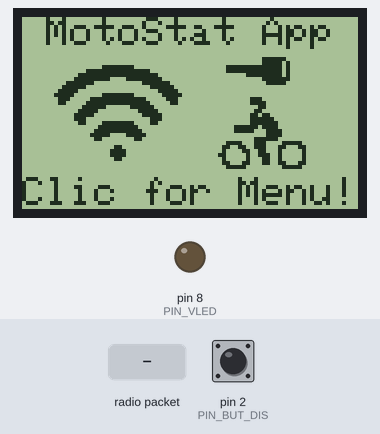
This sketch was run on a simulated Arduino Uno, built with avr-gcc and run on an emulated ATmega328P. Shown: 84×48 one-colour display, output pins drawn as LEDs (lit = HIGH). The inputs (shaded band) are chosen by the test bench; at power-on: pin 2 (PIN_BUT_DIS) HIGH. No radio packets arrive unless stated.

Above: at 1.2 s.
1.3 s: pin 2 (PIN_BUT_DIS) pulled LOW for 3.2 s
At 5.5 s:
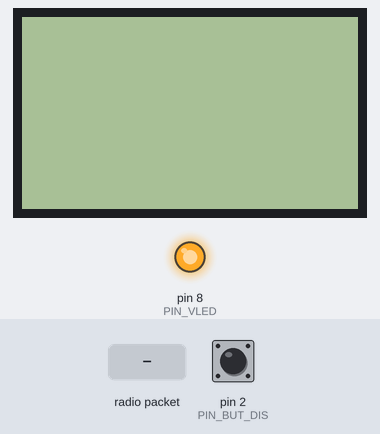
6.0 s: pin 2 (PIN_BUT_DIS) pulled LOW for 0.2 s
At 7.5 s:
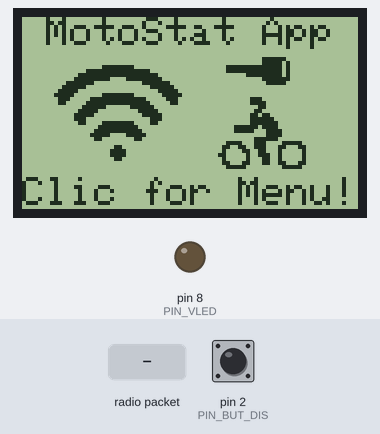
8.6 s: pin 2 (PIN_BUT_DIS) pulled LOW for 1 s
At 11.4 s:
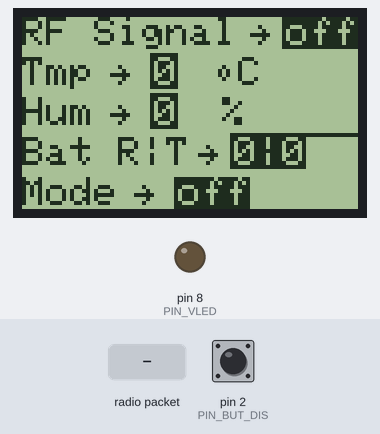
11.7 s: radio packet "1" arrives
At 13.1 s:
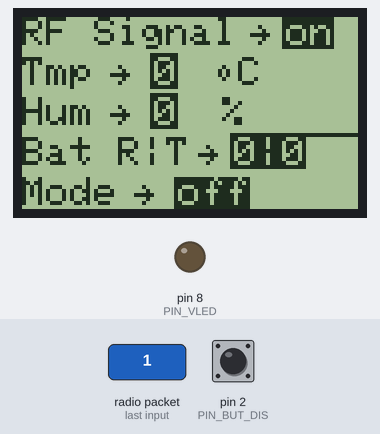
Timing chart, 0 to 18.5 s (numbered marks = the images above; inputs shaded):
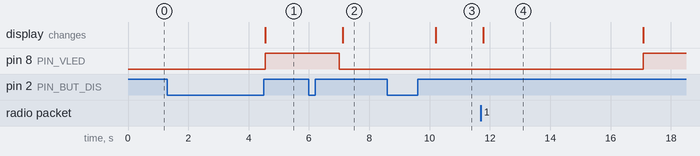

Measured:
- after the input at 1.3 s, pin 8 (PIN_VLED): LOW → HIGH after 3.2 s; the display: changes after 3.2 s (image 1)
- after the input at 6.0 s, pin 8 (PIN_VLED): HIGH → LOW after 1.0 s; the display: changes after 1.1 s (image 2)
- after the input at 8.6 s, the display: changes after 1.6 s (image 3)
- after the input at 11.7 s, the display: changes after 0.07 s (image 4)

The sketch:

app_remote_control.ino
```cpp
#include <nRF24L01.h>
#include <printf.h>
#include <RF24.h>
#include <RF24_config.h>
#include <SPI.h>

#include <Adafruit_GFX.h>
#include <Adafruit_SPITFT.h>
#include <Adafruit_SPITFT_Macros.h>
#include <gfxfont.h>
#include <Adafruit_PCD8544.h>

#include <LowPower.h>

RF24 radio(9, 10);
const uint64_t pipes[2] = {0xF0F0F0F0E1LL, 0xF0F0F0F0D2LL}; // 0xE8E8F0F0E1LL;

const int PIN_RESET = 3;  // LCD1 Reset
const int PIN_SCE = 4;    // LCD2 Chip Select
const int PIN_DC = 5;     // LCD3 Dat/Command
const int PIN_SDIN = 6;   // LCD4 Data in
const int PIN_SCLK = 7;   // LCD5 Clk
// LCD6 Vcc
const int PIN_VLED = 8;   // LCD7 Vled
// LCD8 Gnd

const int PIN_BUT_DIS = 2;

Adafruit_PCD8544 display = Adafruit_PCD8544(PIN_SCLK, PIN_SDIN, PIN_DC, PIN_SCE, PIN_RESET);

#define LOGO_MOTO_HEIGHT 30
#define LOGO_MOTO_WIDTH  32

static const unsigned char PROGMEM logo_moto_bmp[] = {
  B00000000, B00000000, B00000000, B00000000,
  B00000000, B00000001, B11111000, B00000000,
  B00000000, B00000001, B11110100, B00000000,
  B00000011, B11111111, B11110100, B00000000,
  B00000011, B11111111, B11110100, B00000000,
  B00000000, B00011111, B11110100, B00000000,
  B00000000, B00000001, B11111100, B00000000,
  B00000000, B00000000, B11111000, B00000000,
  B00000000, B00000000, B00000000, B00000000,
  B00000000, B00000000, B00000000, B00000000,
  B00000000, B00000000, B00000000, B00000000,
  B00000000, B00001110, B00000000, B00000000,
  B00000000, B00001111, B00000000, B00000000,
  B00000000, B00000011, B00000000, B00000000,
  B00000000, B00000110, B00000000, B00000000,
  B00000000, B00001101, B10000000, B00000000,
  B00000000, B00001111, B11000000, B00000000,
  B00000000, B00001111, B11100000, B00000000,
  B00000000, B11111101, B11100000, B00000000,
  B00000000, B11111000, B11110000, B00000000,
  B00000000, B00000000, B11110000, B00000000,
  B00000000, B00000111, B11100000, B00000000,
  B00000011, B11000111, B00001111, B10000000,
  B00000110, B01100111, B00011000, B11000000,
  B00000100, B00110011, B00010000, B01000000,
  B00001100, B00010011, B10010000, B01000000,
  B00000100, B00010001, B10010000, B01000000,
  B00000110, B00110001, B10011000, B11000000,
  B00000011, B11100000, B00001111, B10000000,
  B00000000, B00000000, B00000000, B00000000,
};

#define LOGO_WIFI_HEIGHT 24
#define LOGO_WIFI_WIDTH  32

static const unsigned char PROGMEM logo_wifi_bmp[] = {
  B00000000, B00001111, B11110000, B00000000,
  B00000000, B11111111, B11111111, B00000000,
  B00000011, B11111111, B11111111, B11000000,
  B00000111, B11111100, B00111111, B11100000,
  B00011111, B11000000, B00000011, B11111000,
  B00111111, B00000000, B00000000, B11111100,
  B01111100, B00000000, B00000000, B00111110,
  B11111000, B00001111, B11110000, B00011111,
  B01110000, B01111111, B11111110, B00001110,
  B01100000, B11111111, B11111111, B00000110,
  B00000001, B11111000, B00011111, B10000000,
  B00000011, B11100000, B00000111, B11000000,
  B00000111, B11000000, B00000011, B11100000,
  B00000111, B00000000, B00000000, B11100000,
  B00000011, B00001111, B11110000, B11000000,
  B00000000, B00011111, B11111000, B00000000,
  B00000000, B00111111, B11111100, B00000000,
  B00000000, B01111100, B00111110, B00000000,
  B00000000, B00110000, B00001100, B00000000,
  B00000000, B00000000, B00000000, B00000000,
  B00000000, B00000001, B10000000, B00000000,
  B00000000, B00000011, B11000000, B00000000,
  B00000000, B00000011, B11000000, B00000000,
  B00000000, B00000001, B10000000, B00000000,
};

#define LOGO_THIEF_HEIGHT 32
#define LOGO_THIEF_WIDTH  64

static const unsigned char PROGMEM logo_thief_bmp[] = {
  B00000000, B00000000, B00000000, B00000000, B00000000, B00000000, B00000000, B00000000,
  B00000000, B00001000, B00000000, B00000000, B00000000, B00000000, B00000000, B00000000,
  B00000000, B00000000, B00000000, B00000111, B10000000, B11110000, B00000000, B00000000,
  B00000000, B00000000, B00000000, B00001111, B11000001, B11110000, B00000000, B00000000,
  B00000000, B00000000, B10000000, B00001111, B11000001, B11111000, B00000000, B00000000,
  B00000001, B00000000, B00000000, B00000111, B10000000, B11110000, B00000000, B00000000,
  B00001111, B11000000, B00000000, B00000011, B00000000, B01100000, B00000000, B00000000,
  B00011111, B00000001, B00000000, B00000001, B11000011, B10000000, B00000000, B00000000,
  B00011110, B00000000, B00000001, B10000111, B11100111, B11000000, B00000000, B00000000,
  B00011100, B00000001, B10000100, B11111111, B11100111, B11100000, B00000000, B00000000,
  B00001000, B01000011, B00001110, B01111111, B11111111, B11110000, B00000000, B00000000,
  B00011000, B00001110, B00011111, B10000011, B11111111, B11111001, B00000000, B00000000,
  B00000011, B11111100, B00111111, B10000011, B11111111, B11111111, B00000000, B00000000,
  B00001111, B11111000, B00011111, B10000011, B11100111, B11001111, B10110000, B00000000,
  B00011111, B11000000, B00001111, B00000011, B11100111, B11001111, B11110000, B00000000,
  B00111111, B11000000, B00000010, B00000011, B11111111, B11101111, B11110000, B00000000,
  B00111111, B11000000, B00000000, B00000001, B11111111, B11110111, B11110000, B00000000,
  B01110111, B11100000, B00000000, B00001111, B11111101, B11111011, B11111111, B00000000,
  B01100111, B11110000, B00000000, B00111111, B11111111, B11011111, B01111111, B11000000,
  B11000111, B11110000, B00000000, B01110011, B11110111, B11101110, B11111001, B11100000,
  B10001111, B11111000, B00000000, B01100111, B11110111, B11111100, B11011100, B01100000,
  B00001111, B11111100, B00000000, B11000111, B11111111, B11111101, B10011100, B01110000,
  B00001111, B11111110, B00000000, B11001111, B11111111, B11111001, B10000000, B00110000,
  B00001111, B11111110, B00000000, B11000111, B11111111, B11110001, B10000000, B00110000,
  B00001111, B11111111, B00000000, B11000000, B00011000, B00000001, B10000000, B00110000,
  B00011111, B11111111, B10000000, B11100000, B00111000, B00000001, B11000000, B01110000,
  B00000111, B00001100, B00000000, B01100000, B01110000, B00000000, B11000000, B11100000,
  B00000111, B00001100, B00000000, B01111000, B11100000, B00000000, B11110001, B11000000,
  B00001110, B00001100, B00000000, B00011111, B11000000, B00000000, B01111111, B10000000,
  B00001100, B00001100, B00000000, B00000111, B00000000, B00000000, B00011110, B00000000,
  B00011000, B00001100, B00000000, B00000000, B00000000, B00000000, B00000000, B00000000,
  B00000000, B00001000, B00000000, B00000000, B00000000, B00000000, B00000000, B00000000,
};

char data[3] = "off";

bool rf = false;
int alarm = 0, mode = 0, temp = 0, hum = 0, bat1 = 0, bat2 = 0;

bool alarmON = false;

int state = 0;
unsigned long mainStart = 0;
bool mainRunning = true;

void setup(void)
{
//  Serial.begin(115200);
  pinMode(PIN_BUT_DIS, INPUT_PULLUP);

  pinMode(PIN_VLED, OUTPUT);
  digitalWrite(PIN_VLED, LOW);
  display.begin();

  radio.begin();
  radio.setDataRate(RF24_250KBPS);
  radio.setPALevel(RF24_PA_MIN);

  radio.openReadingPipe(1, pipes[0]);
  radio.openWritingPipe(pipes[1]);
  radio.startListening();

  printf_begin();
  radio.printDetails();

  mainStart = millis();
}

void loop(void)
{
  if (radio.available())
  {
    char msgRec[14];
    radio.read(msgRec, 14); // TODO: cuando está en sleep, print cosas raras
//    Serial.println(msgRec);
    String rec = msgRec;
    alarm = atoi(split(rec, '/', 0).c_str());
    mode = atoi(split(rec, '/', 1).c_str());
    temp = atoi(split(rec, '/', 2).c_str());
    hum = atoi(split(rec, '/', 3).c_str());
    bat1 = atoi(split(rec, '/', 4).c_str());
//    Serial.println("-----");
//
//    Serial.print(alarm);
//    Serial.print(" ");
//    Serial.print(mode);
//    Serial.print(" ");
//    Serial.print(temp);
//    Serial.print(" ");
//    Serial.print(hum);
//    Serial.print(" ");
//    Serial.println(bat1);
//
//    Serial.println("-----");

    rf = true;
  }

  // TODO: Read bat level

  int pul = checkButton();

  if (mainRunning && (millis() - mainStart ) >= 10000) {
    state = 1;
  }

  if (alarm == 1) {
    digitalWrite(PIN_VLED, LOW);
    state = 4;
  }

  switch (state) {
    case 0: // init display
      printInitDisplay();
      if (pul == 4) {
        state = 1;
      } else if (pul == 1) {
        state = 3;
      }
      break;
    case 1: // sleep display
      display.clearDisplay();
      display.display();
      digitalWrite(PIN_VLED, HIGH);
      state = 2;
      mainRunning = false;
      rf = false;
      break;
    case 2: // waiting for awake in sleep display
      LowPower.powerDown(SLEEP_250MS, ADC_OFF, BOD_OFF);
      if (pul == 1) {
        digitalWrite(PIN_VLED, LOW);
        mainRunning = true;
        mainStart = millis();
        state = 0;
      }
      break;
    case 3: // menu status display
      printMenuDisplay(rf, temp, hum, bat1, bat2, mode);
      if (pul == 4) {
        changeMode("off");
        state = 1;
      }else if(pul == 1){
        if(!alarmON){
          changeMode("on");
        }else{
          changeMode("sil");
        }
        alarmON = !alarmON;
      }
      break;
    case 4: // thief display
      printThiefDisplay();
      delay(300);
      display.clearDisplay();
      display.display();
      mainRunning = true;
      if (pul == 4) {
        mainStart = millis();
        state = 0;
        alarm = 0;
        changeMode("off");
      }
      break;
  }

  delay(100);
}

// ----------------------------------------------------------------------------------------------------
void changeMode(char _msg[3])
{
  data[0] = _msg[0];
  data[1] = _msg[1];
  data[2] = _msg[2];
  radio.stopListening();
  radio.write(data, sizeof data);
  radio.startListening();
}

// ----------------------------------------------------------------------------------------------------
String split(String data, char separator, int index)
{
    // spliting a string and return the part nr index
    // split by separator

    int stringData = 0;        //variable to count data part nr
    String dataPart = "";      //variable to hole the return text

    for(int i = 0; i<data.length()-1; i++) {    //Walk through the text one letter at a time

      if(data[i]==separator) {
        //Count the number of times separator character appears in the text
        stringData++;

      }else if(stringData==index) {
        //get the text when separator is the rignt one
        dataPart.concat(data[i]);

      }else if(stringData>index) {
        //return text and stop if the next separator appears - to save CPU-time
        return dataPart;
        break;

      }

    }
    //return text if this is the last part
    return dataPart;
}

// ----------------------------------------------------------------------------------------------------
void printInitDisplay() {
  display.clearDisplay();
  display.setTextSize(1);

  display.setTextColor(BLACK);
  display.setCursor(6, 0);
  display.print("MotoStat App");

  display.setCursor(0, 40);
  display.print("Clic for Menu!");

  display.drawBitmap(8, 12, logo_wifi_bmp, LOGO_WIFI_WIDTH, LOGO_WIFI_HEIGHT, BLACK);

  display.drawBitmap(45, 9, logo_moto_bmp, LOGO_MOTO_WIDTH, LOGO_MOTO_HEIGHT, BLACK);

  display.display();
}

// ----------------------------------------------------------------------------------------------------
void printMenuDisplay(bool _rf, int _tmp, int _hum, int _bat1, int _bat2, int _mod) {
  display.clearDisplay();
  display.setTextSize(1);

  // signal status display
  display.setTextColor(BLACK);
  display.setCursor(0, 0);
  display.print("RF Signal");
  display.setCursor(57, 1);
  display.write(26); // -> simbol
  display.setTextColor(WHITE, BLACK); // 'inverted' text
  display.drawPixel(65, 0, BLACK);
  display.drawPixel(65, 1, BLACK);
  display.drawPixel(65, 2, BLACK);
  display.drawPixel(65, 3, BLACK);
  display.drawPixel(65, 4, BLACK);
  display.drawPixel(65, 5, BLACK);
  display.drawPixel(65, 6, BLACK);
  display.drawPixel(65, 7, BLACK);
  display.setCursor(66, 0);
  if (_rf) {
    display.print("on");
  } else {
    display.print("off");
  }
  display.setTextColor(BLACK);

  // tmp status display
  display.setCursor(0, 10);
  display.print("Tmp");
  display.setCursor(22, 11);
  display.write(26); // -> simbol
  display.setTextColor(WHITE, BLACK);
  display.drawPixel(32, 10, BLACK);
  display.drawPixel(32, 11, BLACK);
  display.drawPixel(32, 12, BLACK);
  display.drawPixel(32, 13, BLACK);
  display.drawPixel(32, 14, BLACK);
  display.drawPixel(32, 15, BLACK);
  display.drawPixel(32, 16, BLACK);
  display.drawPixel(32, 17, BLACK);
  display.drawPixel(32, 9, BLACK);
  display.drawPixel(33, 9, BLACK);
  display.drawPixel(34, 9, BLACK);
  display.drawPixel(35, 9, BLACK);
  display.drawPixel(36, 9, BLACK);
  display.drawPixel(37, 9, BLACK);
  display.drawPixel(38, 9, BLACK);
  if (_tmp / 10 > 0) {
    display.drawPixel(39, 9, BLACK);
    display.drawPixel(40, 9, BLACK);
    display.drawPixel(41, 9, BLACK);
    display.drawPixel(42, 9, BLACK);
    display.drawPixel(43, 9, BLACK);
    display.drawPixel(44, 9, BLACK);
  }
  display.setCursor(33, 10);
  display.print(_tmp);
  display.setTextColor(BLACK);
  display.setCursor(48, 10);
  display.write(9); // º simbol
  display.setCursor(54, 10);
  display.print("C");

  // hum status display
  display.setTextColor(BLACK);
  display.setCursor(0, 20);
  display.print("Hum");
  display.setCursor(22, 21);
  display.write(26); // -> simbol
  display.setTextColor(WHITE, BLACK);
  display.drawPixel(32, 20, BLACK);
  display.drawPixel(32, 21, BLACK);
  display.drawPixel(32, 22, BLACK);
  display.drawPixel(32, 23, BLACK);
  display.drawPixel(32, 24, BLACK);
  display.drawPixel(32, 25, BLACK);
  display.drawPixel(32, 26, BLACK);
  display.drawPixel(32, 27, BLACK);
  display.drawPixel(32, 19, BLACK);
  display.drawPixel(33, 19, BLACK);
  display.drawPixel(34, 19, BLACK);
  display.drawPixel(35, 19, BLACK);
  display.drawPixel(36, 19, BLACK);
  display.drawPixel(37, 19, BLACK);
  display.drawPixel(38, 19, BLACK);
  if (_hum / 10 > 0) {
    display.drawPixel(39, 19, BLACK);
    display.drawPixel(40, 19, BLACK);
    display.drawPixel(41, 19, BLACK);
    display.drawPixel(42, 19, BLACK);
    display.drawPixel(43, 19, BLACK);
    display.drawPixel(44, 19, BLACK);
  }
  display.setCursor(33, 20);
  display.print(_hum);
  display.setTextColor(BLACK);
  display.setCursor(50, 20);
  display.print("%");

  // bat status display
  display.setCursor(0, 30);
  display.print("Bat R|T");
  display.setCursor(44, 31);
  display.write(26); // -> simbol
  display.setTextColor(WHITE, BLACK);
  display.drawPixel(52, 30, BLACK);
  display.drawPixel(52, 31, BLACK);
  display.drawPixel(52, 32, BLACK);
  display.drawPixel(52, 33, BLACK);
  display.drawPixel(52, 34, BLACK);
  display.drawPixel(52, 35, BLACK);
  display.drawPixel(52, 36, BLACK);
  display.drawPixel(52, 37, BLACK);
  display.drawPixel(52, 29, BLACK);
  display.drawPixel(53, 29, BLACK);
  display.drawPixel(54, 29, BLACK);
  display.drawPixel(55, 29, BLACK);
  display.drawPixel(56, 29, BLACK);
  display.drawPixel(57, 29, BLACK);
  display.drawPixel(58, 29, BLACK);
  display.drawPixel(59, 29, BLACK);
  display.drawPixel(60, 29, BLACK);
  display.drawPixel(61, 29, BLACK);
  display.drawPixel(62, 29, BLACK);
  display.drawPixel(63, 29, BLACK);
  display.drawPixel(64, 29, BLACK);
  display.drawPixel(65, 29, BLACK);
  display.drawPixel(66, 29, BLACK);
  display.drawPixel(67, 29, BLACK);
  display.drawPixel(68, 29, BLACK);
  display.drawPixel(69, 29, BLACK);
  display.drawPixel(70, 29, BLACK);
  display.drawPixel(71, 29, BLACK);
  display.drawPixel(72, 29, BLACK);
  display.drawPixel(73, 29, BLACK);
  display.drawPixel(74, 29, BLACK);
  display.drawPixel(75, 29, BLACK);
  display.drawPixel(76, 29, BLACK);
  display.drawPixel(77, 29, BLACK);
  display.drawPixel(78, 29, BLACK);
  display.drawPixel(79, 29, BLACK);
  display.drawPixel(80, 29, BLACK);
  display.drawPixel(81, 29, BLACK);
  display.drawPixel(82, 29, BLACK);
  display.drawPixel(83, 29, BLACK);
  display.setCursor(53, 30);
  display.print(_bat1);
  display.print("|");
  display.print(_bat2);

  // mode status display
  display.setTextColor(BLACK);
  display.setCursor(0, 40);
  display.print("Mode");
  display.setCursor(28, 41);
  display.write(26); // -> simbol
  display.setTextColor(WHITE, BLACK);
  display.drawPixel(38, 40, BLACK);
  display.drawPixel(38, 41, BLACK);
  display.drawPixel(38, 42, BLACK);
  display.drawPixel(38, 43, BLACK);
  display.drawPixel(38, 44, BLACK);
  display.drawPixel(38, 45, BLACK);
  display.drawPixel(38, 46, BLACK);
  display.drawPixel(38, 47, BLACK);
  display.setCursor(39, 40);
  if (_mod == 0) {
    display.print("off");
  } else if (_mod == 1) {
    display.print("on");
  } else if (_mod == 2) {
    display.print("sil");
  }
  display.setTextColor(BLACK);

  display.display();
}

// ----------------------------------------------------------------------------------------------------
void printThiefDisplay() {
  display.clearDisplay();
  display.setTextSize(2);

  display.setTextColor(WHITE, BLACK);
  display.setCursor(0, 0);
  display.write(42);
  display.print("thief");
  display.write(42);

  display.drawBitmap(12, 16, logo_thief_bmp, LOGO_THIEF_WIDTH, LOGO_THIEF_HEIGHT, BLACK);

  display.display();
}

// ----------------------------------------------------------------------------------------------------
//  MULTI-CLICK:  One Button, Multiple Events
// From: https://forum.arduino.cc/index.php?topic=14479.0

// Button timing variables
int debounce = 20;          // ms debounce period to prevent flickering when pressing or releasing the button
int DCgap = 250;            // max ms between clicks for a double click event
int holdTime = 1000;        // ms hold period: how long to wait for press+hold event
int longHoldTime = 3000;    // ms long hold period: how long to wait for press+hold event

// Button variables
boolean buttonVal = HIGH;   // value read from button
boolean buttonLast = HIGH;  // buffered value of the button's previous state
boolean DCwaiting = false;  // whether we're waiting for a double click (down)
boolean DConUp = false;     // whether to register a double click on next release, or whether to wait and click
boolean singleOK = true;    // whether it's OK to do a single click
long downTime = -1;         // time the button was pressed down
long upTime = -1;           // time the button was released
boolean ignoreUp = false;   // whether to ignore the button release because the click+hold was triggered
boolean waitForUp = false;        // when held, whether to wait for the up event
boolean holdEventPast = false;    // whether or not the hold event happened already
boolean longHoldEventPast = false;// whether or not the long hold event happened already

int checkButton() {
  int event = 0;
  buttonVal = digitalRead(PIN_BUT_DIS);
  // Button pressed down
  if (buttonVal == LOW && buttonLast == HIGH && (millis() - upTime) > debounce)
  {
    downTime = millis();
    ignoreUp = false;
    waitForUp = false;
    singleOK = true;
    holdEventPast = false;
    longHoldEventPast = false;
    if ((millis() - upTime) < DCgap && DConUp == false && DCwaiting == true)  DConUp = true;
    else  DConUp = false;
    DCwaiting = false;
  }
  // Button released
  else if (buttonVal == HIGH && buttonLast == LOW && (millis() - downTime) > debounce)
  {
    if (not ignoreUp)
    {
      upTime = millis();
      if (DConUp == false) DCwaiting = true;
      else
      {
        event = 2;
        DConUp = false;
        DCwaiting = false;
        singleOK = false;
      }
    }
  }
  // Test for normal click event: DCgap expired
  if ( buttonVal == HIGH && (millis() - upTime) >= DCgap && DCwaiting == true && DConUp == false && singleOK == true && event != 2)
  {
    event = 1;
    DCwaiting = false;
  }
  // Test for hold
  if (buttonVal == LOW && (millis() - downTime) >= holdTime) {
    // Trigger "normal" hold
    if (not holdEventPast)
    {
      event = 3;
      waitForUp = true;
      ignoreUp = true;
      DConUp = false;
      DCwaiting = false;
      //downTime = millis();
      holdEventPast = true;
    }
    // Trigger "long" hold
    if ((millis() - downTime) >= longHoldTime)
    {
      if (not longHoldEventPast)
      {
        event = 4;
        longHoldEventPast = true;
      }
    }
  }
  buttonLast = buttonVal;
  return event;
}
```
